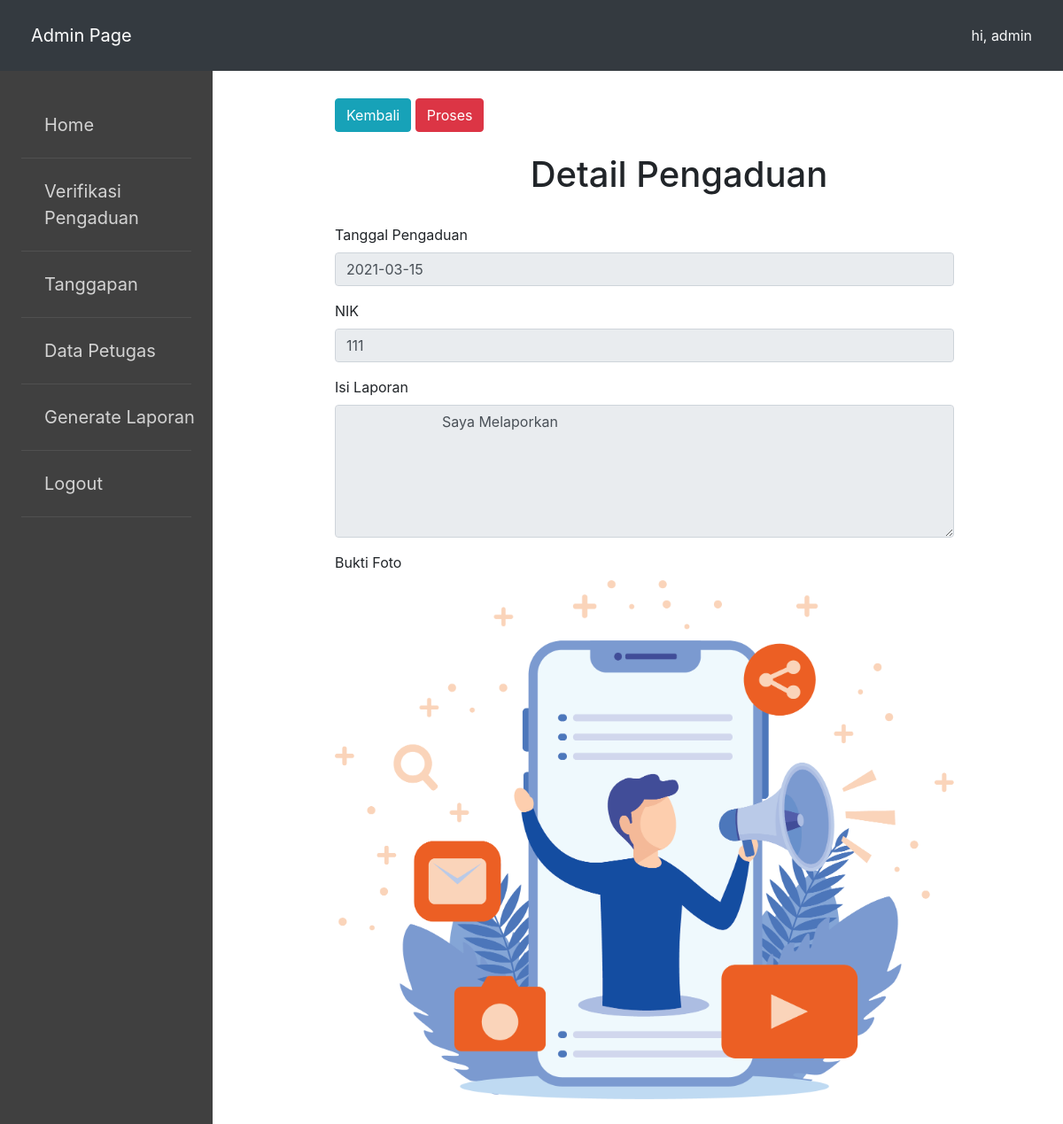
Page /view/admin/verifikasi/detail_verifikasi.php?id=1 (signed in) on the committed database.
### tables this page shows
CREATE TABLE `pengaduan` (
  `id_pengaduan` int(11) NOT NULL,
  `tgl_pengaduan` date NOT NULL,
  `nik` char(16) NOT NULL,
  `isi_laporan` text NOT NULL,
  `foto` varchar(255) NOT NULL,
  `status` enum('0','proses','selesai','') NOT NULL
);

### config/koneksi.php (called while the page is built, shortened)
<?php
class database{
	var $host = "localhost";
	var $uname = "root";
	var $pass = "";
	var $db= "db_pengaduan_masyarakat";
	var $koneksi = "";
	function __construct(){
		$this->koneksi = mysqli_connect($this->host, $this->uname, $this->pass, $this->db);
	}
	function detail_laporan()
	{
		$sql = mysqli_query($this->koneksi, "SELECT * FROM pengaduan where id_pengaduan='$_GET[id]'");
		return $sql->fetch_array();
	}
}

### view/admin/verifikasi/detail_verifikasi.php (the view, shortened to what this page needs)
<?php
include '../../../config/koneksi.php';
include "../header/header.php";
$db= new database();
$lihat = $db->detail_laporan();
 ?>
<div class="container">
	<div class="main">
		<a href="verifikasi_pengaduan.php" class="btn btn-info">Kembali</a>
		<a href="proses_verif.php?id=<?php echo $lihat['id_pengaduan'] ?>" class="btn btn-danger" onclick="return confirm('Anda yakin ingin memprosesnya?')">Proses</a>
		<br><br>
		<center>
			<h1>Detail Pengaduan</h1><br>
		</center>
		<div class="form-group" style="width: 90%;">
			<label for="nama">Tanggal Pengaduan</label>
			<input style="" type="text" name="tgl_pengaduan" value="<?php echo $lihat['tgl_pengaduan']; ?>" class="form-control" readonly="">
		</div>
		<div class="form-group" style="width: 90%;">
			<label for="nama">NIK</label>
			<input type="text" name="nik" class="form-control" value="<?php echo $lihat['nik']; ?>" readonly="">
		</div>
		<div class="form-group" style="width: 90%;">
			<label for="nama">Isi Laporan</label>
			<textarea type="text" name="isi_laporan" class="form-control" style="height: 150px;" readonly="">
			<?php echo $lihat['isi_laporan']; ?>
			</textarea>
		</div>
		<div class="form-group">
			<label for="nama">Bukti Foto</label><br>
			<img src="../../../assets/foto/<?php echo $lihat['foto']; ?>" width="90%;">
		</div>
	 	<br><br>
	</div>
</div>

### assets/style.css (style rules this page uses)
.main { padding-top: 10%; margin-left: 30%; }

### rows in the picture
pengaduan: tgl_pengaduan "2021-03-15", nik "111", isi_laporan "Saya Melaporkan", foto (picture)

### other values in the picture
$_SESSION['nama'] "admin"
